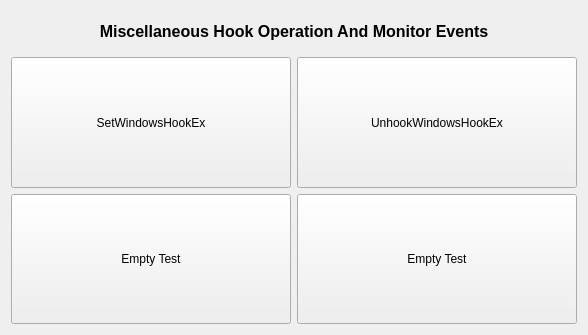
<?xml version="1.0" encoding="UTF-8"?>
<ui version="4.0">
 <class>MiscellaneousWinHook</class>
 <widget class="MiscellaneousBase" name="MiscellaneousWinHook">
  <property name="geometry">
   <rect>
    <x>0</x>
    <y>0</y>
    <width>588</width>
    <height>335</height>
   </rect>
  </property>
  <property name="windowTitle">
   <string>MiscellaneousWinHook</string>
  </property>
  <layout class="QVBoxLayout" name="verticalLayout">
   <item>
    <widget class="QLabel" name="lbTitle">
     <property name="minimumSize">
      <size>
       <width>0</width>
       <height>40</height>
      </size>
     </property>
     <property name="font">
      <font>
       <pointsize>12</pointsize>
       <weight>75</weight>
       <bold>true</bold>
      </font>
     </property>
     <property name="text">
      <string>Miscellaneous Hook Operation And Monitor Events</string>
     </property>
     <property name="alignment">
      <set>Qt::AlignCenter</set>
     </property>
    </widget>
   </item>
   <item>
    <layout class="QGridLayout" name="gridLayout">
     <item row="1" column="1">
      <widget class="QPushButton" name="btnEmptyTest">
       <property name="sizePolicy">
        <sizepolicy hsizetype="Expanding" vsizetype="Expanding">
         <horstretch>0</horstretch>
         <verstretch>0</verstretch>
        </sizepolicy>
       </property>
       <property name="text">
        <string>Empty Test</string>
       </property>
      </widget>
     </item>
     <item row="0" column="0">
      <widget class="QPushButton" name="btnWindowsHookStart">
       <property name="sizePolicy">
        <sizepolicy hsizetype="Expanding" vsizetype="Expanding">
         <horstretch>0</horstretch>
         <verstretch>0</verstretch>
        </sizepolicy>
       </property>
       <property name="minimumSize">
        <size>
         <width>140</width>
         <height>30</height>
        </size>
       </property>
       <property name="text">
        <string>SetWindowsHookEx</string>
       </property>
      </widget>
     </item>
     <item row="0" column="1">
      <widget class="QPushButton" name="btnWindowsHookStop">
       <property name="sizePolicy">
        <sizepolicy hsizetype="Expanding" vsizetype="Expanding">
         <horstretch>0</horstretch>
         <verstretch>0</verstretch>
        </sizepolicy>
       </property>
       <property name="text">
        <string>UnhookWindowsHookEx</string>
       </property>
      </widget>
     </item>
     <item row="1" column="0">
      <widget class="QPushButton" name="btnEventWrite">
       <property name="sizePolicy">
        <sizepolicy hsizetype="Expanding" vsizetype="Expanding">
         <horstretch>0</horstretch>
         <verstretch>0</verstretch>
        </sizepolicy>
       </property>
       <property name="text">
        <string>Empty Test</string>
       </property>
      </widget>
     </item>
    </layout>
   </item>
  </layout>
 </widget>
 <layoutdefault spacing="6" margin="11"/>
 <customwidgets>
  <customwidget>
   <class>MiscellaneousBase</class>
   <extends>QWidget</extends>
   <header>MiscellaneousBase.h</header>
   <container>1</container>
  </customwidget>
 </customwidgets>
 <resources/>
 <connections/>
</ui>
